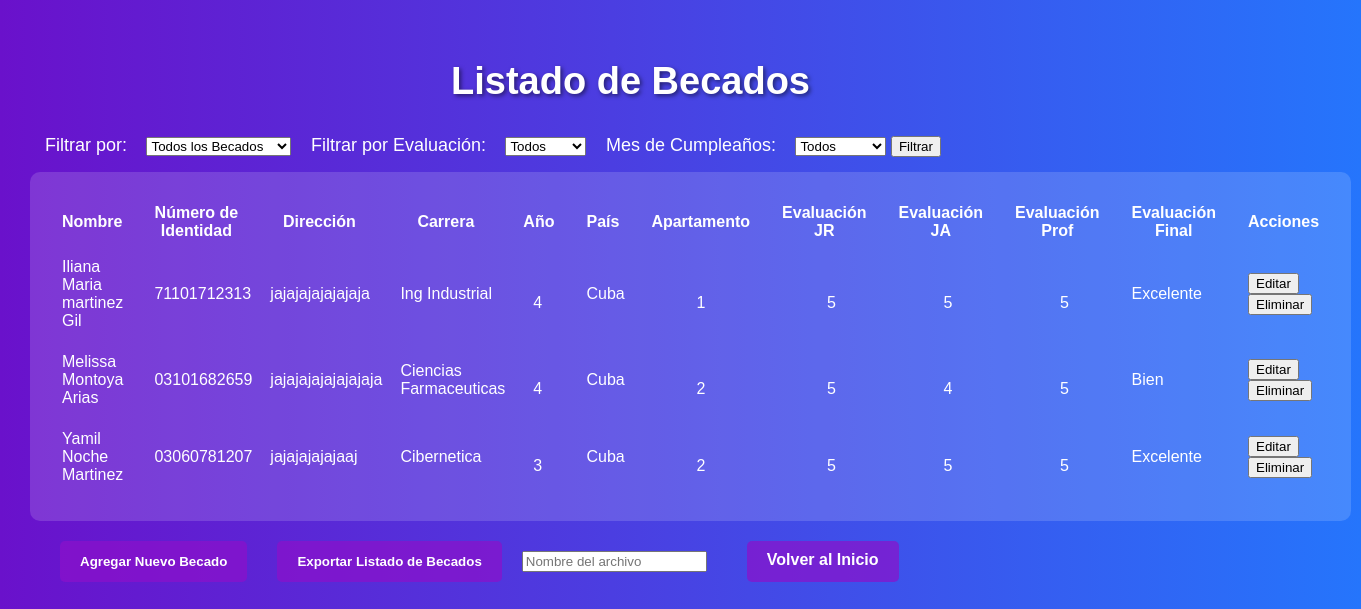
Page /add_becado/ (signed in) on the committed database.
### residencia/models.py (models this page shows, shortened)
class Becado(models.Model):
    apartamento = models.ForeignKey(Apartamento, on_delete=models.CASCADE, related_name='becados')
    nombre = models.CharField(max_length=200, verbose_name="Nombre completo")
    numero_identidad = models.CharField(max_length=11, unique=True, verbose_name="Número de identidad")
    direccion_particular = models.TextField(verbose_name="Dirección Particular")  # Nuevo campo
    año = models.PositiveIntegerField(verbose_name="Año que cursa")
    carrera = models.CharField(max_length=100, verbose_name="Carrera")
    evaluacion_jefe_residencia = models.IntegerField(
        validators=[MinValueValidator(2), MaxValueValidator(5)],
        verbose_name="Evaluación del Jefe de Residencia"
    )
    evaluacion_jefe_apto = models.IntegerField(
        validators=[MinValueValidator(2), MaxValueValidator(5)],
        verbose_name="Evaluación del Jefe de Apartamento"
    )
    evaluacion_profesor = models.IntegerField(
        validators=[MinValueValidator(2), MaxValueValidator(5)],
        verbose_name="Evaluación del Profesor"
    )
    pais = models.CharField(max_length=100, verbose_name="País de Origen", default="Cuba")
    fecha_creacion = models.DateTimeField(auto_now_add=True)
    fecha_actualizacion = models.DateTimeField(auto_now=True)
    class Meta:
        verbose_name = "Becado"
        verbose_name_plural = "Becados"
        ordering = ['nombre']
    def promedio_evaluacion(self):
        return (self.evaluacion_jefe_residencia +
                self.evaluacion_jefe_apto +
                self.evaluacion_profesor) / 3
    def get_evaluacion_cualitativa(self):
        if (self.evaluacion_jefe_residencia == 2 or
            self.evaluacion_jefe_apto == 2 or
            self.evaluacion_profesor == 2):
            return "Mal"
        promedio = self.promedio_evaluacion()
        if (promedio > 4.75):
            return "Excelente"
        elif (4 <= promedio <= 4.75):
            return "Bien"
        elif (3 <= promedio < 4):
            return "Regular"
        else:
            return "Mal"

class Apartamento(models.Model):
    residencia = models.ForeignKey(Residencia, on_delete=models.CASCADE)
    numero = models.CharField(max_length=10, unique=True)  # Campo único
    cantidad_becados = models.IntegerField(default=0)
    capacidad = models.IntegerField()  # Nuevo campo
    jefe_apto = models.CharField(max_length=100)
    profesor_atiende = models.CharField(max_length=100)
    def __str__(self):
        return f"Apartamento {self.numero} - {self.residencia.nombre}"

### residencia_estudiantil/views.py (the view)
# urls.py: path('add_becado/', views.add_becado_view, name='add_becado'),
@login_required
def add_becado_view(request):
    filter_option = request.GET.get('filter_option', 'all')
    filter_country = request.GET.get('filter_country', '')
    evaluation_filter = request.GET.get('evaluation_filter', 'all')
    birthday_month = request.GET.get('birthday_month', '')
    if filter_option == 'foreign':
        becados = Becado.objects.exclude(pais='Cuba').order_by('nombre')
    elif filter_option == 'country' and filter_country:
        becados = Becado.objects.filter(pais__icontains=filter_country).order_by('nombre')
    else:
        becados = Becado.objects.all().order_by('nombre')
    if evaluation_filter != 'all':
        becados = [becado for becado in becados if becado.get_evaluacion_cualitativa() == evaluation_filter]
    if birthday_month:
        becados = [becado for becado in becados if becado.numero_identidad[2:4] == birthday_month]
    if request.method == 'POST':
        becado_id = request.POST.get('becado_id')
        if becado_id:
            becado = get_object_or_404(Becado, id=becado_id)
            form = BecadoForm(request.POST, instance=becado)
            if form.is_valid():
                form.save()
                messages.success(request, 'Becado editado exitosamente')
                return redirect('add_becado')
        else:
            form = BecadoForm(request.POST)
            if form.is_valid():
                try:
                    becado = form.save(commit=False)
                    apartamento = becado.apartamento
                    if apartamento.cantidad_becados < apartamento.capacidad:  # Comprobar capacidad disponible
                        apartamento.cantidad_becados += 1
                        apartamento.save()
                        becado.save()
                        messages.success(request, 'Becado agregado exitosamente')
                        return redirect('add_becado')
                    else:
                        messages.error(request, 'El apartamento no tiene capacidad disponible')
                except Exception as e:
                    messages.error(request, f'Error al guardar el becado: {str(e)}')
            else:
                messages.error(request, 'Por favor, corrija los errores en el formulario')
    else:
        form = BecadoForm()
    return render(request, 'add_becado.html', {'form': form, 'becados': becados, 'filter_option': filter_option, 'filter_country': filter_country, 'evaluation_filter': evaluation_filter, 'birthday_month': birthday_month})

### residencia/forms.py (shortened to what this page needs)
class BecadoForm(forms.ModelForm):
    class Meta:
        model = Becado
        fields = [
            'nombre',
            'numero_identidad',
            'direccion_particular',
            'carrera',
            'año',
            'apartamento',
            'pais',
            'evaluacion_jefe_residencia',
            'evaluacion_jefe_apto',
            'evaluacion_profesor'
        ]

### templates/add_becado.html (shortened to what this page needs)
<!DOCTYPE html>
<html>
<head>
    {% load static %}
    <link rel="stylesheet" type="text/css" href="{% static 'css/modal.css' %}">
    <link rel="stylesheet" type="text/css" href="{% static 'css/list_becados.css' %}">
</head>
<body>
    <h2 class="titulo">Listado de Becados</h2>
    <form method="GET" action="{% url 'add_becado' %}">
        <label class="filtros" for="filter_option">Filtrar por:</label>
        <select name="filter_option" id="filter_option" onchange="toggleCountryInput()">
            <option value="all" {% if filter_option == 'all' %}selected{% endif %}>Todos los Becados</option>
        </select>
        <label class="filtros" for="evaluation_filter">Filtrar por Evaluación:</label>
        <select name="evaluation_filter" id="evaluation_filter">
            <option value="all" {% if evaluation_filter == 'all' %}selected{% endif %}>Todos</option>
        </select>
        <label class="filtros" for="birthday_month">Mes de Cumpleaños:</label>
        <select name="birthday_month" id="birthday_month">
            <option value="" {% if birthday_month == '' %}selected{% endif %}>Todos</option>
        </select>
        <button type="submit">Filtrar</button>
    </form>
    <table class="tabla_becados">
        <thead>
            <tr>
                <th class="columnas">Nombre</th>
                <th class="columnas">Número de Identidad</th>
                <th class="columnas">Dirección</th>
                <th class="columnas">Carrera</th>
                <th class="columnas">Año</th>
                <th class="columnas">País</th>
                <th class="columnas">Apartamento</th>
                <th class="columnas">Evaluación JR</th>
                <th class="columnas">Evaluación JA</th>
                <th class="columnas">Evaluación Prof</th>
                <th class="columnas"> Evaluación Final</th>
                <th class="columnas">Acciones</th>
            </tr>
        </thead>
        <tbody>
            {% for becado in becados %}
            <tr>
                <td class="filas">{{ becado.nombre }}</td>
                <td class="filas">{{ becado.numero_identidad }}</td>
                <td class="filas">{{ becado.direccion_particular }}</td>
                <td class="filas">{{ becado.carrera }}</td>
                <td class="fila1">{{ becado.año }}</td>
                <td class="filas">{{ becado.pais }}</td>
                <td class="fila2">{{ becado.apartamento.numero }}</td>
                <td class="fila2">{{ becado.evaluacion_jefe_residencia }}</td>
                <td class="fila2">{{ becado.evaluacion_jefe_apto }}</td>
                <td class="fila2">{{ becado.evaluacion_profesor }}</td>
                <td class="filas">{{ becado.get_evaluacion_cualitativa }}</td>
                <td class="filas">
                    <button type="button"
                            class="edit-becado-btn"
                            data-becado-id="{{ becado.id }}">
                        Editar
                    </button>
                    <form method="POST" action="{% url 'delete_becado' becado.id %}">
                        <button type="submit" onclick="return confirm('¿Estás seguro de que deseas eliminar este becado?');">Eliminar</button>
                    </form>
                </td>
            </tr>
            {% endfor %}
        </tbody>
    </table>
    <div class="end">
    <button class="boton" id="addBecadoBtn">Agregar Nuevo Becado</button>
    <button class="boton" type="submit">Exportar Listado de Becados</button>
    <form class="extra" method="GET" action="{% url 'export_becados' %}">
        <input type="text" name="filename" placeholder="Nombre del archivo" required>
    </form>
    <a class="boton" href="{% url 'home' %}">Volver al Inicio</a>
    </div>
</body>
</html>

### static/css/list_becados.css (style rules this page uses)
body { font-family: Arial, sans-serif; background: linear-gradient(to right, #6a11cb, #2575fc); justify-content: center; align-items: center; margin: 30px; }
.titulo { color: #fff; margin-top: 60px; margin-left: -100px; display: flex; justify-content: center; font-size: 38px; text-shadow: 2px 2px 4px rgba(0, 0, 0, 0.5); }
.filtros { color: #fff; font-size: 18px; margin: 15px; }
.tabla_becados { margin-top: 15px; padding: 15px; color: #fff; background-color: rgba(255, 255, 255, 0.15); border-radius: 10px; margin-bottom: 20px; }
.columnas { font-size: 16px; padding: 15px; margin-bottom: 20px; }
.filas { justify-content: space-evenly; font-size: 16px; padding-left: 15px; padding-bottom: 20px; }
.fila1 { padding-left: 25px; }
.fila2 { padding-left: 60px; }
.end { display: flex; justify-content: left; }
.boton { color: #fff; text-decoration: none; font-weight: bold; margin-left: 30px; padding: 10px 20px; border: none; border-radius: 5px; background-color: rgba(140, 17, 203, 0.7); }
.extra { text-decoration: none; font-weight: bold; margin-left: 10px; padding: 10px; border: none; border-radius: 5px; }

### rows in the picture
Becado: nombre "Iliana Maria martinez Gil", numero_identidad "71101712313", direccion_particular "jajajajajajajaja", carrera "Ing Industrial", año "4", pais "Cuba", apartamento.numero "1", evaluacion_jefe_residencia "5", evaluacion_jefe_apto "5", evaluacion_profesor "5", get_evaluacion_cualitativa "Excelente"
Becado: nombre "Melissa Montoya Arias", numero_identidad "03101682659", direccion_particular "jajajajajajajajaja", carrera "Ciencias Farmaceuticas", año "4", pais "Cuba", apartamento.numero "2", evaluacion_jefe_residencia "5", evaluacion_jefe_apto "4", evaluacion_profesor "5", get_evaluacion_cualitativa "Bien"
Becado: nombre "Yamil Noche Martinez", numero_identidad "03060781207", direccion_particular "jajajajajajaaj", carrera "Cibernetica", año "3", pais "Cuba", apartamento.numero "2", evaluacion_jefe_residencia "5", evaluacion_jefe_apto "5", evaluacion_profesor "5", get_evaluacion_cualitativa "Excelente"
